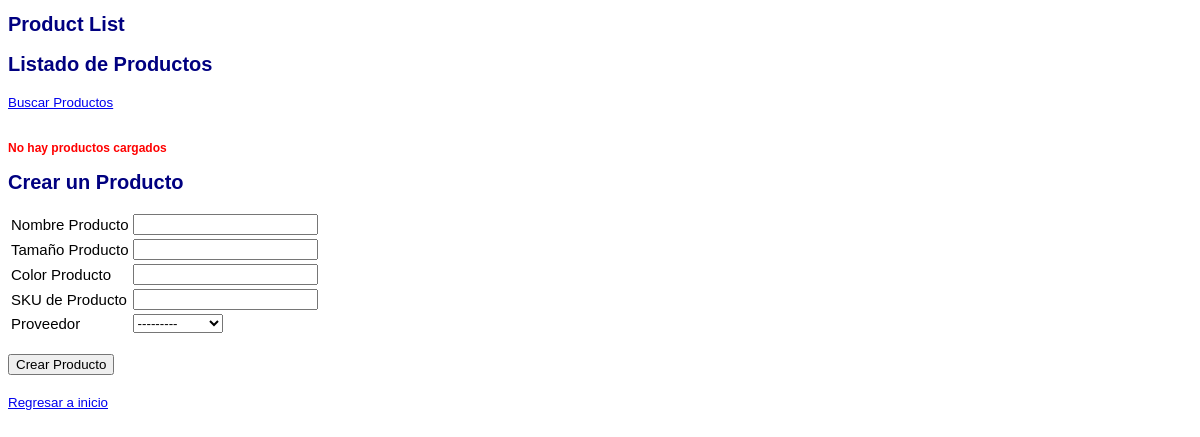
The page /sams/product/ (signed in) on the database as committed earlier.
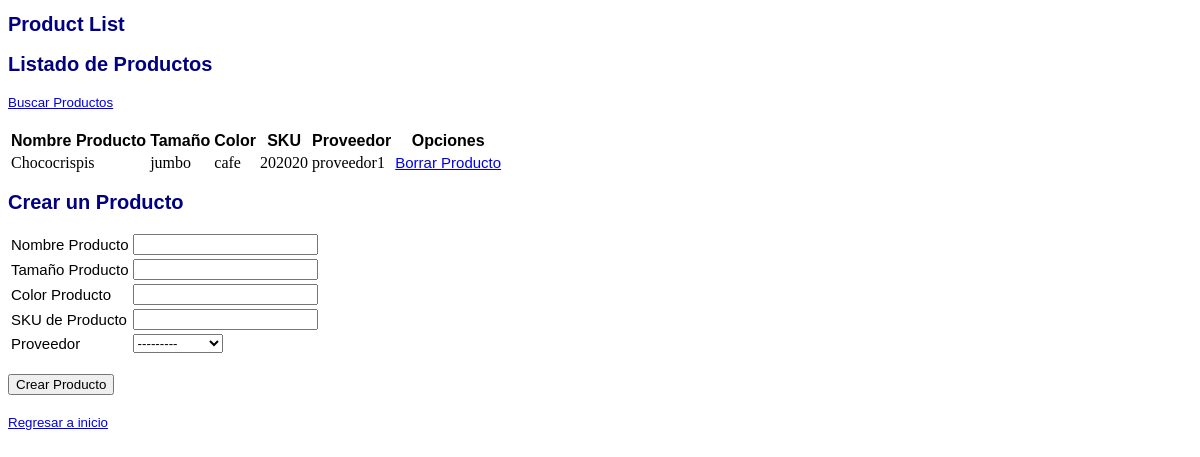
The same page on the database as committed later.
### sams/models.py (models this page shows, shortened)
class Product(models.Model):
    product_name = models.CharField(max_length=255)
    product_size = models.CharField(max_length=255,blank=True, null=True)
    product_color = models.CharField(max_length=255,blank=True, null=True)
    product_sku = models.CharField(max_length=255)
    vendor = models.ForeignKey(Vendor, null=True, on_delete=models.CASCADE)
    created_date = models.DateTimeField(default= timezone.now, blank=True, null=True)
    deleted_date = models.DateTimeField(blank=True, null=True)

class Vendor(models.Model):
    vendor_name = models.CharField(max_length=255, blank=True, null=True)
    vendor_category = models.CharField(max_length=255, blank=True, null=True)
    created_date = models.DateTimeField(default = timezone.now, blank=True, null=True)
    def __str__ (self):
         return '%s' % (self.vendor_name)

### sams/views.py (the view, shortened to what this page needs)
# urls.py: path('product/',views.product, name ='product'),
@login_required
def product(request):
    product_list = Product.objects.filter(deleted_date__isnull=True)
    product_form = CreateProductForm()
    count = Product.objects.count()
    data_context = {'product_form': product_form}
    data_context['product_list']= product_list
    if count == 0 :
        data_context['empty_product'] = True
    return render(request,'product.html',data_context)

### sams/forms.py
class CreateProductForm(forms.ModelForm):
    class Meta:
        model = Product
        fields = "__all__"

### sams/templates/product.html (shortened to what this page needs)
<!DOCTYPE html>
<html lang="en">
<head>
</head>
<body>
    <h1 style="font-size: 20px; font-family: sans-serif; color:navy;">Product List</h1>
    <h2 style="font-size: 20px; font-family: sans-serif; color:navy;"> Listado de Productos </h2>
    <a style = "font-family: sans-serif; font-size: smaller;" href="{% url 'searchproducts' %} "> Buscar Productos </a>
    <br>
    <br>
    {% if empty_product %}
    <h3 style="font-size: 12px; font-family: sans-serif; color:red;"> No hay productos cargados </h3>
    {% else %}
    <table>
        <tr>
            <th style = "font-family: sans-serif;" > Nombre Producto </th>
            <th style = "font-family: sans-serif;" > Tamaño </th>
            <th style = "font-family: sans-serif;" > Color </th>
            <th style = "font-family: sans-serif;" > SKU </th>
            <th style = "font-family: sans-serif;" > Proveedor </th>
            <th style = "font-family: sans-serif;" > Opciones </th>
        </tr>
        {% for product in product_list %}
        <tr>
            <td> {{product.product_name}}</td>
            <td> {{product.product_size}}</td>
            <td> {{product.product_color}}</td>
            <td> {{product.product_sku}}</td>
            <td> {{product.vendor}}</td>
            <td> <a style="font-size: 15px; font-family: sans-serif" href="{% url 'deleteproduct' product.id %}"> Borrar Producto </a></td>
        </tr>
        {%endfor%}
    </table>
    {% endif %}
    <h2 style="font-size: 20px; font-family: sans-serif; color:navy;"> Crear un Producto </h2>
    <form action = "" method = "post">
        <table>
            <tr>
                <td style="font-size: 15px; font-family: sans-serif" > Nombre Producto</td>
                <td>{{product_form.product_name}}</td>
            </tr>
            <tr>
                <td style="font-size: 15px; font-family: sans-serif" >Tamaño Producto</td>
                <td>{{product_form.product_size}}</td>
            </tr>
            <tr>
                <td style="font-size: 15px; font-family: sans-serif" >Color Producto</td>
                <td>{{product_form.product_color}}</td>
            </tr>
            <tr>
                <td style="font-size: 15px; font-family: sans-serif" >SKU de Producto</td>
                <td>{{product_form.product_sku}}</td>
            </tr>
            <tr>
                <td style="font-size: 15px; font-family: sans-serif" >Proveedor</td>
                <td>{{product_form.vendor}}</td>
            </tr>
        </table>
        <br>
        <button type = "submit" name="CreateProduct">Crear Producto</button>
    </form>
    <br>
    <a style = "font-family: sans-serif; font-size: smaller;" href="{% url 'home' %} "> Regresar a inicio </a>
 </body>
</html>

Rows that differ between the two databases and show on the page:
added Product: product_name "Chococrispis", product_size "jumbo", product_color "cafe", product_sku "202020", vendor "proveedor1"
Other text that changed with them:
text no longer shown: "No hay productos cargados"
text now shown: "Nombre Producto Tamaño Color SKU Proveedor Opciones"
